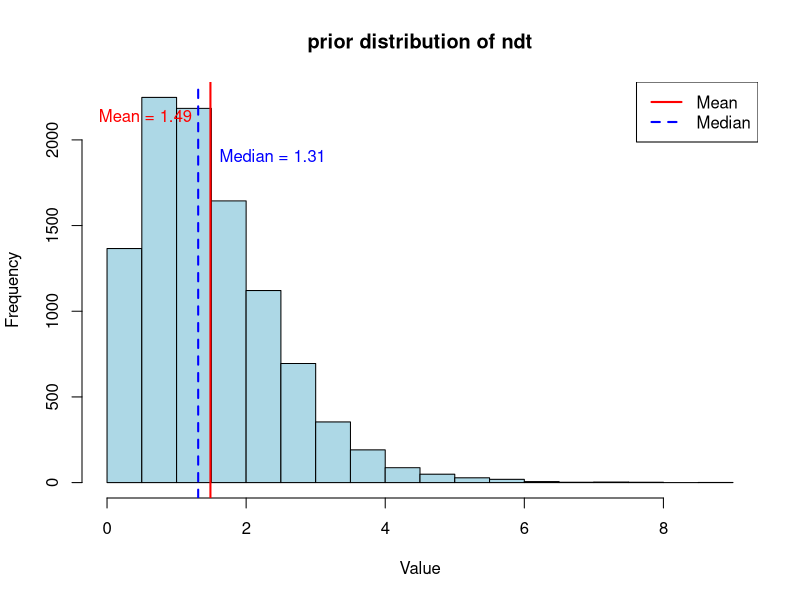
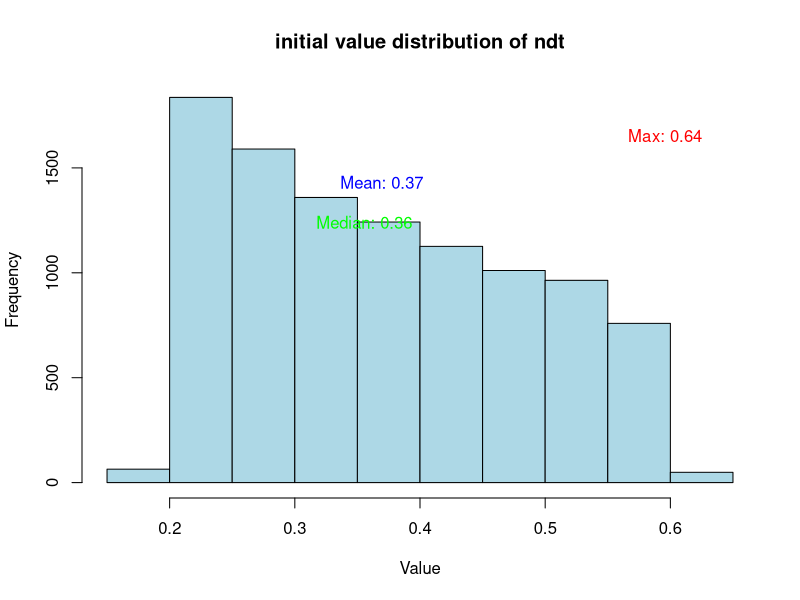
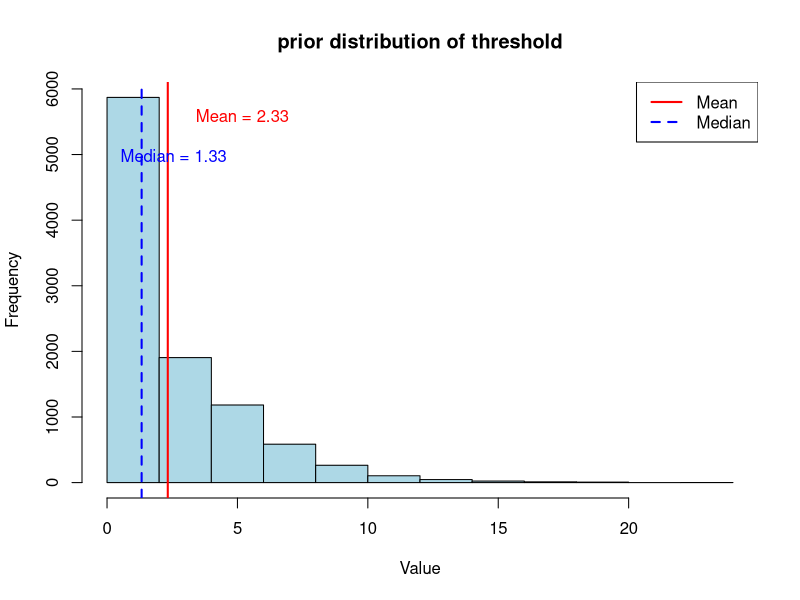
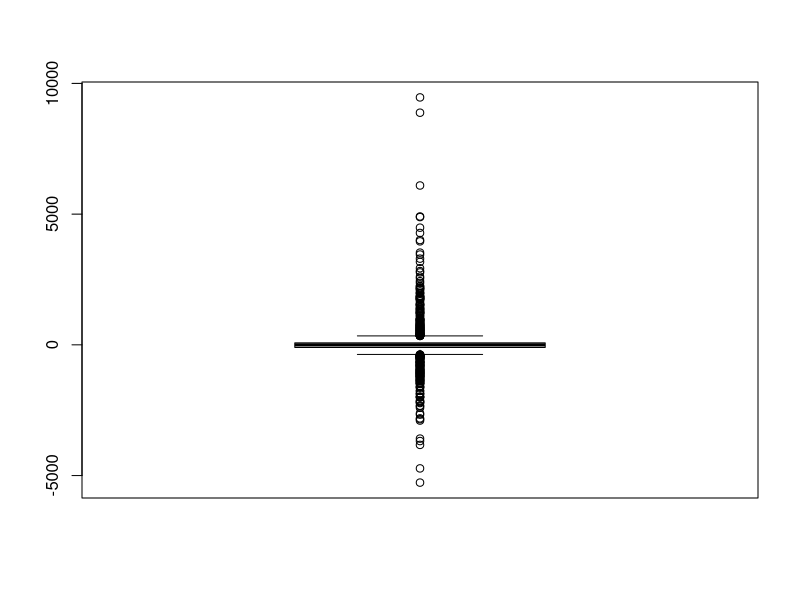
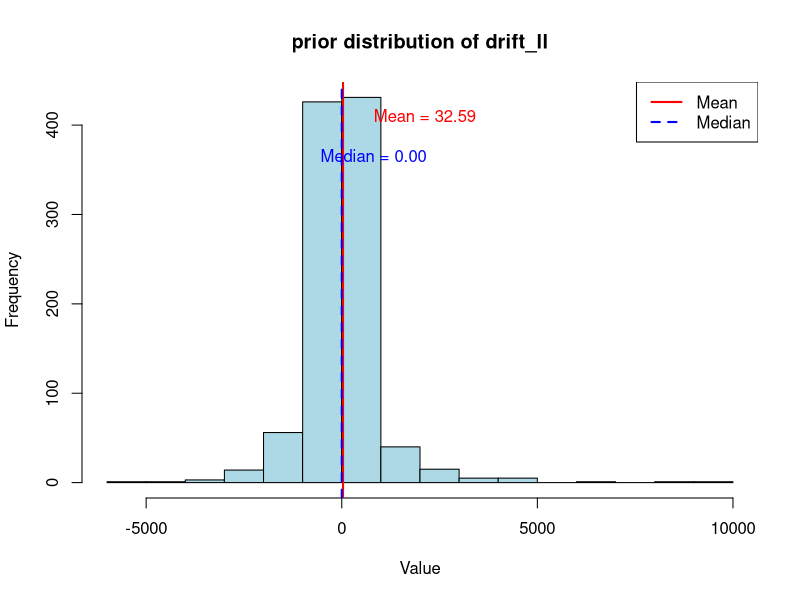
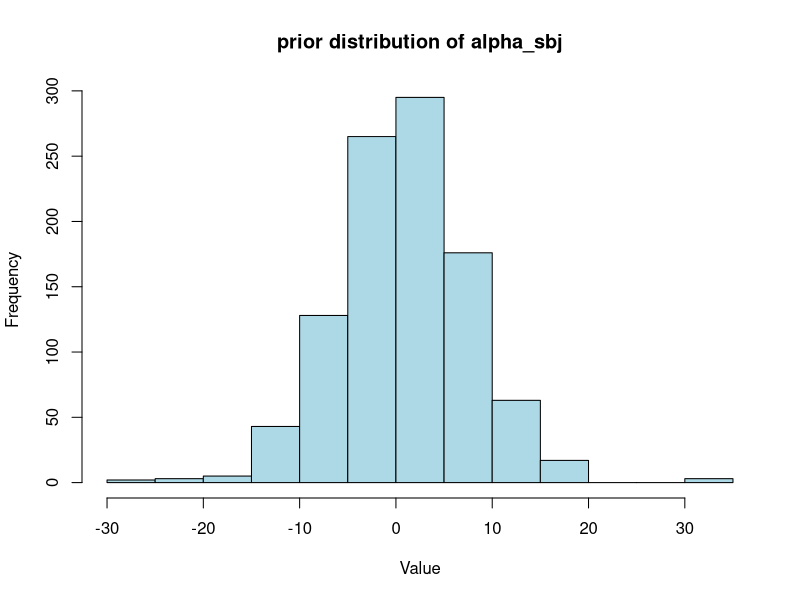
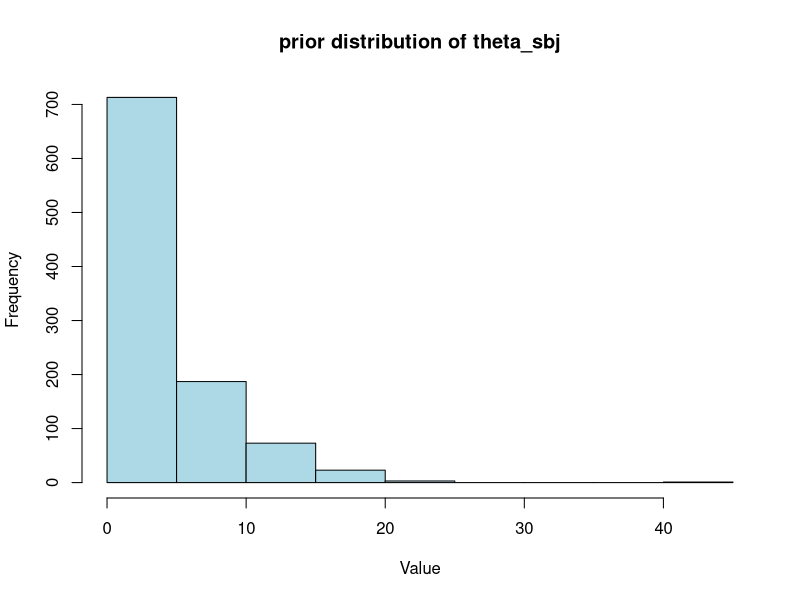

The R script that drew these images, in order:
## ---- chunk 1
mu_ndt = rnorm(10000, 1, 1)
sd_ndt = rnorm(10000, 0, 1)
z_ndt = rnorm(10000, 0, 1)


ndt_1 <- numeric(10000)

for (i in 1:10000) {
  ndt_1[i] <- log(1 + exp(mu_ndt[i] + z_ndt[i]*sd_ndt[i]))
}

# Calculate mean and median of ndt_1
mean_ndt_1 <- mean(ndt_1)
median_ndt_1 <- median(ndt_1)

# Plot the histogram
hist(ndt_1, main="prior distribution of ndt", xlab="Value", ylab="Frequency", col="lightblue", border="black")

# Add the mean and median as vertical lines
abline(v = mean_ndt_1, col="red", lwd=2)
abline(v = median_ndt_1, col="blue", lwd=2, lty=2)  # Using dashed line for median

# Display the values of mean and median
text(mean_ndt_1, par("usr")[4]*0.9, labels=sprintf("Mean = %.2f", mean_ndt_1), col="red", adj=c(1.2, 0))
text(median_ndt_1, par("usr")[4]*0.8, labels=sprintf("Median = %.2f", median_ndt_1), col="blue", adj=c(-0.2, 0))


# Add a legend
legend("topright", legend=c("Mean", "Median"), col=c("red", "blue"), lty=c(1,2), lwd=2)

## ---- chunk 2
mu_ndt = runif(10000, -1.5, -0.2) # Initially guessing ranges
z_ndt = runif(10000, -0.1, 0.1)
sd_ndt = runif(10000, 0, 1)

ndt_1 = numeric(10000) # Initialize ndt_1

for (i in 1:10000) {
  ndt_1[i] <- log(1 + exp(mu_ndt[i] + z_ndt[i]*sd_ndt[i]))
}

# Plot histogram
hist(ndt_1, main="initial value distribution of ndt", xlab="Value", ylab="Frequency", col="lightblue", border="black")

# Find and print the maximum value of ndt_1
max_val <- max(ndt_1)
text(x=max_val, y=par("usr")[4]*0.85, labels=sprintf("Max: %.2f", max_val), col="red", adj=c(1.2, 0))

# Find and print the mean value of ndt_1
mean_val <- mean(ndt_1)
text(x=mean_val, y=par("usr")[4]*0.75, labels=sprintf("Mean: %.2f", mean_val), col="blue")

# Find and print the median value of ndt_1
median_val <- median(ndt_1)
text(x=median_val, y=par("usr")[4]*0.65, labels=sprintf("Median: %.2f", median_val), col="green")

## ---- chunk 3
mu_threshold = rnorm(10000, 1, 3)
sd_threshold = rnorm(10000, 0, 3)
z_threshold = rnorm(10000, 0, 1)


threshold_1 <- numeric(10000)

for (i in 1:10000) {
  threshold_1[i] <- log(1 + exp(mu_threshold[i] + z_threshold[i]*sd_threshold[i]))
}

# Calculate mean and median of threshold_1
mean_threshold_1 <- mean(threshold_1)
median_threshold_1 <- median(threshold_1)

# Plot the histogram
hist(threshold_1, main="prior distribution of threshold", xlab="Value", ylab="Frequency", col="lightblue", border="black")

# Add the mean and median as vertical lines
abline(v = mean_threshold_1, col="red", lwd=2)
abline(v = median_threshold_1, col="blue", lwd=2, lty=2)  # Using dashed line for median

# Display the values of mean and median
text(mean_threshold_1, par("usr")[4]*0.9, labels=sprintf("Mean = %.2f", mean_threshold_1), col="red", adj=c(-0.3, 0))
text(median_threshold_1, par("usr")[4]*0.8, labels=sprintf("Median = %.2f", median_threshold_1), col="blue", adj=c(0.2, 0))


# Add a legend
legend("topright", legend=c("Mean", "Median"), col=c("red", "blue"), lty=c(1,2), lwd=2)

## ---- chunk 4
mu_alpha = rnorm(1000, 1, 5)
sd_alpha = rnorm(1000, 0, 5)
z_alpha = rnorm(1000, 0, 1)

mu_theta = rnorm(1000, 1, 5)
sd_theta = rnorm(1000, 0, 5)
z_theta = rnorm(1000, 0, 1)


evd = rnorm(1000, 0, 20)
sdd = runif(1000, 10, 40)
cho = sample(c(-1, 1), 1000, replace = TRUE)


alpha_sbj <- numeric(1000)
theta_sbj <- numeric(1000)
drift_ll <- numeric(1000)

for (i in 1:1000) {
  
  alpha_sbj[i] = mu_alpha[i] + z_alpha[i]*sd_alpha[i]
  theta_sbj[i] = log(1 + exp(mu_theta[i] + z_theta[i]*sd_theta[i]))
  drift_ll[i] <- theta_sbj[i] *  (evd[i] + alpha_sbj[i] * sdd[i])*cho[i]
}

# Calculate mean and median of drift_ll
mean_drift_ll <- mean(drift_ll)
median_drift_ll <- median(drift_ll)
boxplot(drift_ll)
# Plot the histogram
hist(drift_ll, main="prior distribution of drift_ll", xlab="Value", ylab="Frequency", col="lightblue", border="black" )


# Add the mean and median as vertical lines
abline(v = mean_drift_ll, col="red", lwd=2)
abline(v = median_drift_ll, col="blue", lwd=2, lty=2)  # Using dashed line for median

# Display the values of mean and median
text(mean_drift_ll, par("usr")[4]*0.9, labels=sprintf("Mean = %.2f", mean_drift_ll), col="red", adj=c(-0.3, 0))
text(median_drift_ll, par("usr")[4]*0.8, labels=sprintf("Median = %.2f", median_drift_ll), col="blue", adj=c(0.2, 0))


# Add a legend
legend("topright", legend=c("Mean", "Median"), col=c("red", "blue"), lty=c(1,2), lwd=2)



hist(alpha_sbj, main="prior distribution of alpha_sbj", xlab="Value", ylab="Frequency", col="lightblue", border="black")
hist(theta_sbj, main="prior distribution of theta_sbj", xlab="Value", ylab="Frequency", col="lightblue", border="black")
